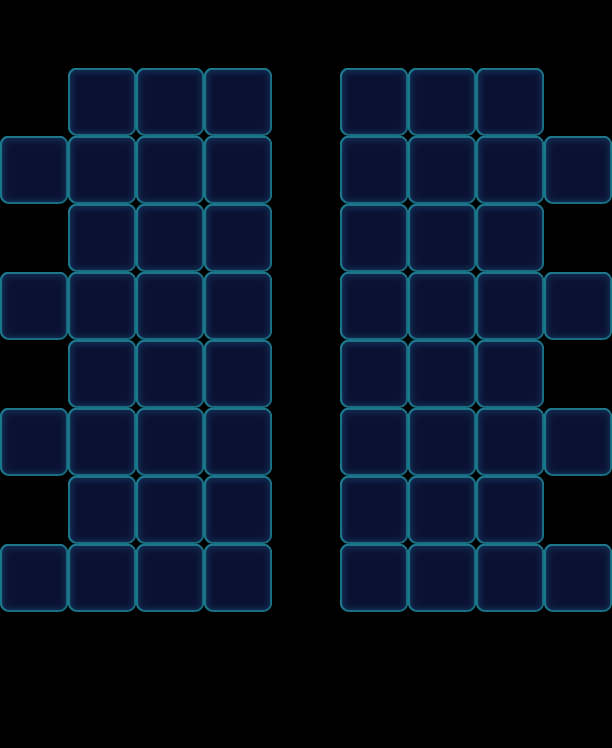

The image is a tile-based game level rendered from a .tmx file. Its description and source (layers, tilesets, objects; grid data summarised) follow:
An orthogonal 9x11 tile map with 68x68 px tiles, 1 tile layer (Valid), 2 tilesets and 108 objects (56x Floor, 16x Monster, 16x Lock, 14x Factory_Normal, 6x Ice).

<map version="1.0" orientation="orthogonal" width="9" height="11" tilewidth="68" tileheight="68">
 <tileset firstgid="1" name="game_grid1" tilewidth="68" tileheight="68">
  <image source="game_grid1.png" width="68" height="68" />
 </tileset>
 <tileset firstgid="2" name="map" tilewidth="68" tileheight="68">
  <image source="map.png" width="1024" height="1024" />
 </tileset>
 <layer name="Valid" width="9" height="11">
  <data>[99 cells, 56 non-empty, 1 distinct tile ids]</data>
 </layer>
 <objectgroup name="BottomObj" width="9" height="11">
  <object type="Floor" gid="33" x="68" y="136">
   <properties>
    <property name="Layers" value="2" />
   </properties>
  </object>
  <object type="Floor" gid="33" x="136" y="136">
   <properties>
    <property name="Layers" value="2" />
   </properties>
  </object>
  <object type="Floor" gid="33" x="204" y="136">
   <properties>
    <property name="Layers" value="2" />
   </properties>
  </object>
  <object type="Floor" gid="33" x="408" y="136">
   <properties>
    <property name="Layers" value="2" />
   </properties>
  </object>
  <object type="Floor" gid="33" x="476" y="136">
   <properties>
    <property name="Layers" value="2" />
   </properties>
  </object>
  <object type="Floor" gid="33" x="340" y="136">
   <properties>
    <property name="Layers" value="2" />
   </properties>
  </object>
  <object type="Floor" gid="33" x="476" y="204">
   <properties>
    <property name="Layers" value="2" />
   </properties>
  </object>
  <object type="Floor" gid="33" x="544" y="204">
   <properties>
    <property name="Layers" value="2" />
   </properties>
  </object>
  <object type="Floor" gid="33" x="68" y="204">
   <properties>
    <property name="Layers" value="2" />
   </properties>
  </object>
  <object type="Floor" gid="33" x="0" y="204">
   <properties>
    <property name="Layers" value="2" />
   </properties>
  </object>
  <object type="Floor" gid="33" x="136" y="204">
   <properties>
    <property name="Layers" value="2" />
   </properties>
  </object>
  <object type="Floor" gid="33" x="408" y="204">
   <properties>
    <property name="Layers" value="2" />
   </properties>
  </object>
  <object type="Floor" gid="33" x="0" y="340">
   <properties>
    <property name="Layers" value="2" />
   </properties>
  </object>
  <object type="Floor" gid="33" x="68" y="408">
   <properties>
    <property name="Layers" value="2" />
   </properties>
  </object>
  <object type="Floor" gid="33" x="204" y="272">
   <properties>
    <property name="Layers" value="2" />
   </properties>
  </object>
  <object type="Floor" gid="33" x="136" y="408">
   <properties>
    <property name="Layers" value="2" />
   </properties>
  </object>
  <object type="Floor" gid="33" x="476" y="272">
   <properties>
    <property name="Layers" value="2" />
   </properties>
  </object>
  <object type="Floor" gid="33" x="68" y="272">
   <properties>
    <property name="Layers" value="2" />
   </properties>
  </object>
  <object type="Floor" gid="33" x="408" y="272">
   <properties>
    <property name="Layers" value="2" />
   </properties>
  </object>
  <object type="Floor" gid="33" x="204" y="544">
   <properties>
    <property name="Layers" value="2" />
   </properties>
  </object>
  <object type="Floor" gid="33" x="204" y="408">
   <properties>
    <property name="Layers" value="2" />
   </properties>
  </object>
  <object type="Floor" gid="33" x="136" y="544">
   <properties>
    <property name="Layers" value="2" />
   </properties>
  </object>
  <object type="Floor" gid="33" x="68" y="340">
   <properties>
    <property name="Layers" value="2" />
   </properties>
  </object>
  <object type="Floor" gid="33" x="136" y="476">
   <properties>
    <property name="Layers" value="2" />
   </properties>
  </object>
  <object type="Floor" gid="33" x="136" y="340">
   <properties>
    <property name="Layers" value="2" />
   </properties>
  </object>
  <object type="Floor" gid="33" x="0" y="476">
   <properties>
    <property name="Layers" value="2" />
   </properties>
  </object>
  <object type="Floor" gid="33" x="68" y="476">
   <properties>
    <property name="Layers" value="2" />
   </properties>
  </object>
  <object type="Floor" gid="33" x="68" y="544">
   <properties>
    <property name="Layers" value="2" />
   </properties>
  </object>
  <object type="Floor" gid="33" x="136" y="272">
   <properties>
    <property name="Layers" value="2" />
   </properties>
  </object>
  <object type="Floor" gid="33" x="0" y="612">
   <properties>
    <property name="Layers" value="2" />
   </properties>
  </object>
  <object type="Floor" gid="33" x="68" y="612">
   <properties>
    <property name="Layers" value="2" />
   </properties>
  </object>
  <object type="Floor" gid="33" x="136" y="612">
   <properties>
    <property name="Layers" value="2" />
   </properties>
  </object>
  <object type="Floor" gid="33" x="340" y="272">
   <properties>
    <property name="Layers" value="2" />
   </properties>
  </object>
  <object type="Floor" gid="33" x="408" y="340">
   <properties>
    <property name="Layers" value="2" />
   </properties>
  </object>
  <object type="Floor" gid="33" x="544" y="340">
   <properties>
    <property name="Layers" value="2" />
   </properties>
  </object>
  <object type="Floor" gid="33" x="476" y="340">
   <properties>
    <property name="Layers" value="2" />
   </properties>
  </object>
  <object type="Floor" gid="33" x="340" y="408">
   <properties>
    <property name="Layers" value="2" />
   </properties>
  </object>
  <object type="Floor" gid="33" x="476" y="408">
   <properties>
    <property name="Layers" value="2" />
   </properties>
  </object>
  <object type="Floor" gid="33" x="408" y="408">
   <properties>
    <property name="Layers" value="2" />
   </properties>
  </object>
  <object type="Floor" gid="33" x="408" y="476">
   <properties>
    <property name="Layers" value="2" />
   </properties>
  </object>
  <object type="Floor" gid="33" x="544" y="476">
   <properties>
    <property name="Layers" value="2" />
   </properties>
  </object>
  <object type="Floor" gid="33" x="476" y="476">
   <properties>
    <property name="Layers" value="2" />
   </properties>
  </object>
  <object type="Floor" gid="33" x="340" y="544">
   <properties>
    <property name="Layers" value="2" />
   </properties>
  </object>
  <object type="Floor" gid="33" x="476" y="544">
   <properties>
    <property name="Layers" value="2" />
   </properties>
  </object>
  <object type="Floor" gid="33" x="408" y="544">
   <properties>
    <property name="Layers" value="2" />
   </properties>
  </object>
  <object type="Floor" gid="33" x="408" y="612">
   <properties>
    <property name="Layers" value="2" />
   </properties>
  </object>
  <object type="Floor" gid="33" x="544" y="612">
   <properties>
    <property name="Layers" value="2" />
   </properties>
  </object>
  <object type="Floor" gid="33" x="476" y="612">
   <properties>
    <property name="Layers" value="2" />
   </properties>
  </object>
  <object type="Floor" gid="33" x="204" y="204">
   <properties>
    <property name="Layers" value="2" />
   </properties>
  </object>
  <object type="Floor" gid="33" x="204" y="340">
   <properties>
    <property name="Layers" value="2" />
   </properties>
  </object>
  <object type="Floor" gid="33" x="204" y="476">
   <properties>
    <property name="Layers" value="2" />
   </properties>
  </object>
  <object type="Floor" gid="33" x="204" y="612">
   <properties>
    <property name="Layers" value="2" />
   </properties>
  </object>
  <object type="Floor" gid="33" x="340" y="612">
   <properties>
    <property name="Layers" value="2" />
   </properties>
  </object>
  </objectgroup>
 <objectgroup name="MiddleObj" width="9" height="11">
  <!-- 16 objects omitted --></objectgroup>
 <objectgroup color="#000000" name="TopObj" width="9" height="11">
  <!-- 36 objects omitted --></objectgroup>
</map>
<!-- 55 of 108 objects omitted -->
